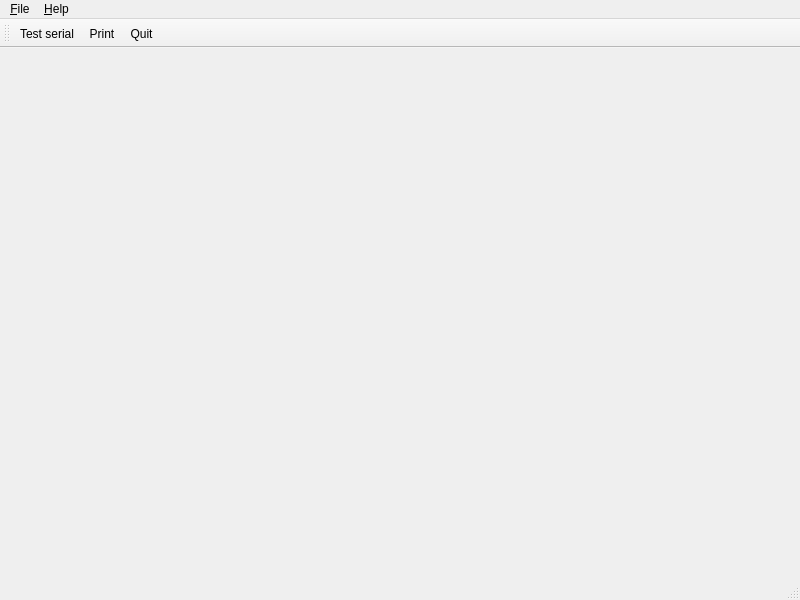
<?xml version="1.0" encoding="UTF-8"?>
<ui version="4.0">
 <class>ChronoDuino</class>
 <widget class="QMainWindow" name="ChronoDuino">
  <property name="geometry">
   <rect>
    <x>0</x>
    <y>0</y>
    <width>800</width>
    <height>600</height>
   </rect>
  </property>
  <property name="windowTitle">
   <string>ChronoDuino</string>
  </property>
  <property name="windowIcon">
   <iconset resource="../../../common/icons/chrono.qrc">
    <normaloff>:/common/iconApp32.png</normaloff>:/common/iconApp32.png</iconset>
  </property>
  <widget class="QWidget" name="centralwidget">
   <layout class="QVBoxLayout" name="verticalLayout_2">
    <property name="spacing">
     <number>0</number>
    </property>
    <property name="margin">
     <number>0</number>
    </property>
   </layout>
  </widget>
  <widget class="QMenuBar" name="menubar">
   <property name="geometry">
    <rect>
     <x>0</x>
     <y>0</y>
     <width>800</width>
     <height>25</height>
    </rect>
   </property>
   <widget class="QMenu" name="menuFichier">
    <property name="title">
     <string>&amp;File</string>
    </property>
    <addaction name="m_action_new"/>
    <addaction name="m_action_open"/>
    <addaction name="m_action_preferences"/>
    <addaction name="separator"/>
    <addaction name="m_action_quit"/>
   </widget>
   <widget class="QMenu" name="menuHelp">
    <property name="title">
     <string>&amp;Help</string>
    </property>
    <addaction name="m_action_about"/>
   </widget>
   <addaction name="menuFichier"/>
   <addaction name="menuHelp"/>
  </widget>
  <widget class="QStatusBar" name="m_status_bar"/>
  <widget class="QToolBar" name="toolBar">
   <property name="windowTitle">
    <string>ToolBar</string>
   </property>
   <attribute name="toolBarArea">
    <enum>TopToolBarArea</enum>
   </attribute>
   <attribute name="toolBarBreak">
    <bool>false</bool>
   </attribute>
   <addaction name="m_action_test"/>
   <addaction name="m_action_print"/>
   <addaction name="m_action_quit"/>
  </widget>
  <action name="m_action_quit">
   <property name="icon">
    <iconset resource="../../../common/icons/chrono.qrc">
     <normaloff>:/common/exit.png</normaloff>:/common/exit.png</iconset>
   </property>
   <property name="text">
    <string>&amp;Quit</string>
   </property>
   <property name="shortcut">
    <string>Ctrl+Q</string>
   </property>
  </action>
  <action name="m_action_about">
   <property name="text">
    <string>&amp;About</string>
   </property>
  </action>
  <action name="m_action_preferences">
   <property name="icon">
    <iconset resource="../../../common/icons/chrono.qrc">
     <normaloff>:/common/configure.png</normaloff>:/common/configure.png</iconset>
   </property>
   <property name="text">
    <string>&amp;Preferences</string>
   </property>
   <property name="shortcut">
    <string>Ctrl+P</string>
   </property>
  </action>
  <action name="m_action_open">
   <property name="text">
    <string>&amp;Open ...</string>
   </property>
   <property name="shortcut">
    <string>Ctrl+O</string>
   </property>
  </action>
  <action name="m_action_new">
   <property name="text">
    <string>&amp;New ...</string>
   </property>
   <property name="shortcut">
    <string>Ctrl+N</string>
   </property>
  </action>
  <action name="m_action_test">
   <property name="icon">
    <iconset resource="../../../common/icons/chrono.qrc">
     <normaloff>:/common/tester.png</normaloff>:/common/tester.png</iconset>
   </property>
   <property name="text">
    <string>Test serial</string>
   </property>
   <property name="toolTip">
    <string>Test serial</string>
   </property>
  </action>
  <action name="m_action_print">
   <property name="icon">
    <iconset resource="../../../common/icons/chrono.qrc">
     <normaloff>:/client/document-print-preview.png</normaloff>:/client/document-print-preview.png</iconset>
   </property>
   <property name="text">
    <string>Print</string>
   </property>
  </action>
 </widget>
 <resources>
  <include location="../../../common/icons/chrono.qrc"/>
 </resources>
 <connections>
  <connection>
   <sender>m_action_quit</sender>
   <signal>triggered()</signal>
   <receiver>ChronoDuino</receiver>
   <slot>close()</slot>
   <hints>
    <hint type="sourcelabel">
     <x>-1</x>
     <y>-1</y>
    </hint>
    <hint type="destinationlabel">
     <x>399</x>
     <y>299</y>
    </hint>
   </hints>
  </connection>
 </connections>
</ui>
